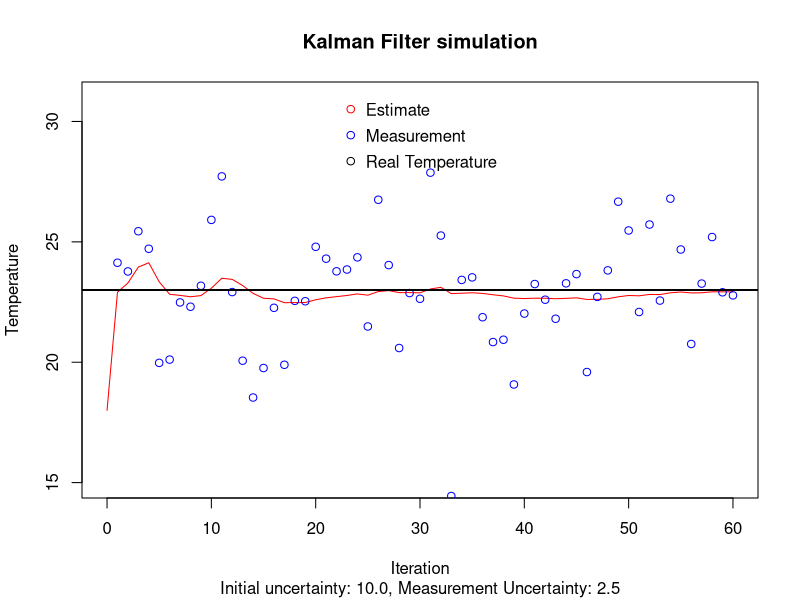

Write R code to recreate this figure.
data <- read.table(
    "./scalar_filter/plotting/rust_out.txt",
    header = TRUE,
    sep = ",",
    dec = ".")

png(
    filename =
    "./scalar_filter/images/plot.png"
)

plot(
    data$Iteration, data$Estimate,
    col = "red",
    type = "l",
    ylim = range(15:31),
    xlab = "Iteration",
    ylab = "Temperature",
    main = "Kalman Filter simulation",
    sub = sprintf("Initial uncertainty: %2.1f, Measurement Uncertainty: %2.1f",
            data[1, "Est_Uncert"],
            data[1, "Meas_Uncert"])
)
points(data$Iteration, data$Measurement, col = "blue")
abline(h = data$Real)
legend("top",
        inset = 0.01,
        bty = "n",
        y.intersp = 1.3,
        legend = c("Estimate", "Measurement", "Real Temperature"),
        col = c("red", "blue", "black"),
        pch = c(1, 1, 1))

dev.off()